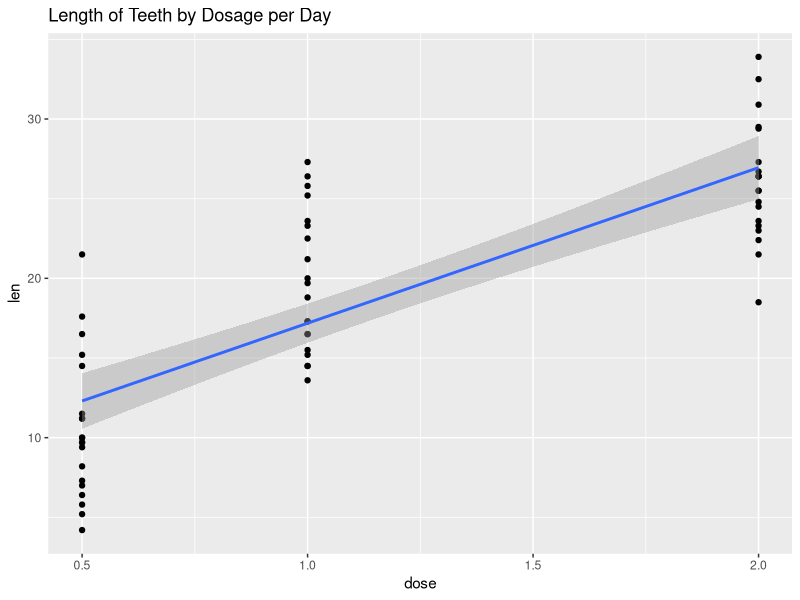

Source code (R):
## ---- chunk 1
data("ToothGrowth")
## ---- chunk 2

constant <- 18.81+.099*1.645

## ---- chunk 3
cor(ToothGrowth$len,ToothGrowth$dose)
## ---- chunk 4
library(ggplot2)

ggplot(ToothGrowth, aes(dose, len)) +
  geom_point() +
  geom_smooth(method="lm") +
  ggtitle("Length of Teeth by Dosage per Day")

